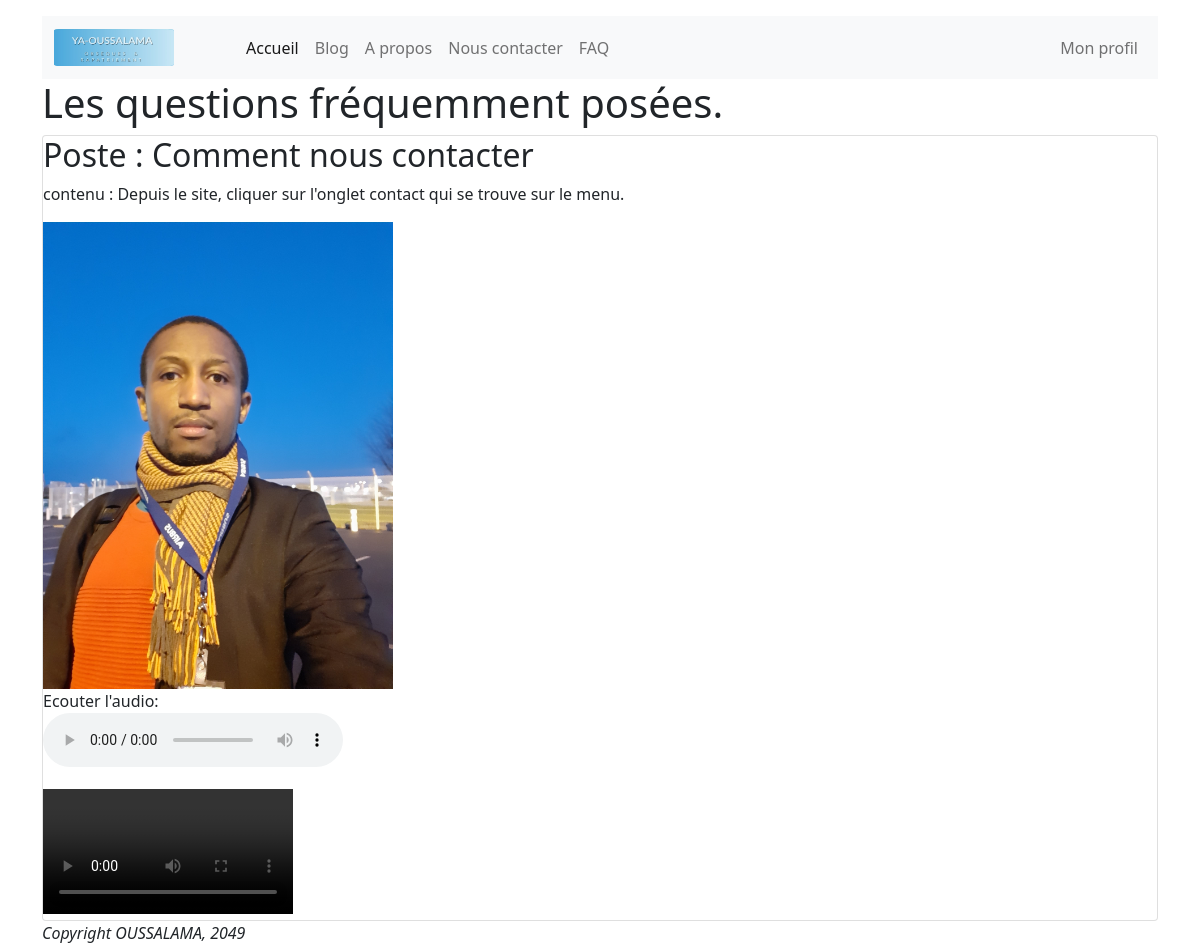
Page /faq on the committed database.
### faq/models.py (models this page shows, shortened)
class FAQ(models.Model):
    titre = models.CharField(max_length=150)
    contenu = models.TextField(max_length=5000,)
    photo = models.ImageField(upload_to = 'media/faq/photo', blank = True)
    audio = models.FileField(upload_to = 'media/faq/audio', blank = True)
    video = models.FileField(upload_to = 'media/faq/video', blank = True)
    author = models.ForeignKey(User, on_delete=models.CASCADE)
    created_on = models.DateTimeField(auto_now_add=True)
    update_on = models.DateTimeField(auto_now=True)
    published =models.BooleanField(default=False)

### home/views.py (the view)
# urls.py: path('faq', views.faq, name = 'faq'),
def faq(request):
    articles = FAQ.objects.filter(published = True)
    return render(request,'home/pages/faq.html',context={"articles":articles})

### home/templates/home/pages/faq.html (shortened to what this page needs)
{% extends 'baseLayout.html' %}
{% load static %}
{% block nav %} {% include "menu/menuPublic.html" %}{% endblock%}
{% block content %}
    <h1>Les questions fréquemment posées.</h1>
    <div class = 'listarticle'>
    {% for article in articles %}
    <article class ='card'>
        <h2 class = "titre">Poste : {{article.titre}}</h3>
        <div class = 'contactcorp'>
            <div class = 'infocontact'>
                <p>contenu : {{article.contenu}}</p>
                {% if article.photo %}<img width="350" class ="{{article.titre}}" src="{{article.photo.url}}">{% endif %}
            </div>
            <div >
                {% if article.audio %}
                    <figure >
                        <figcaption>Ecouter l'audio:</figcaption>
                        <audio controls src="{{article.audio.url}}">
                        </audio>
                    </figure>
                {% endif %}
                {% if article.video %}
                    <video controls width="250">
                        <source src="{{article.video.url}}">
                    </video>
                {% endif %}
            </div>
        </div>
    </article>
    {% endfor %}
{% endblock  %}

### rows in the picture
FAQ: titre "Comment nous contacter", contenu "Depuis le site, cliquer sur l'onglet contact qui se trouve sur le menu.", photo (picture)
